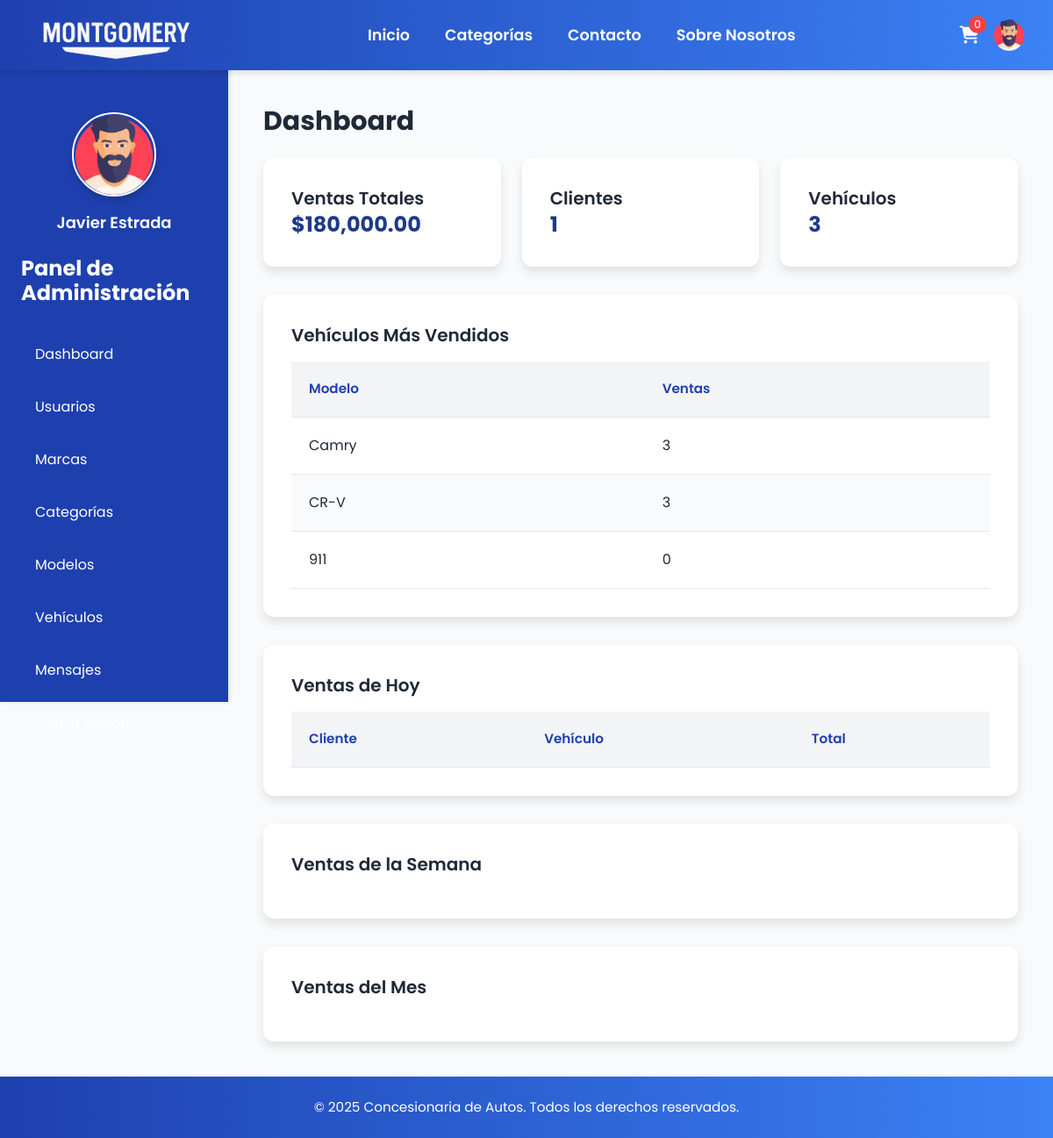
Page /admin/dashboard.php (signed in) on the earlier database version.
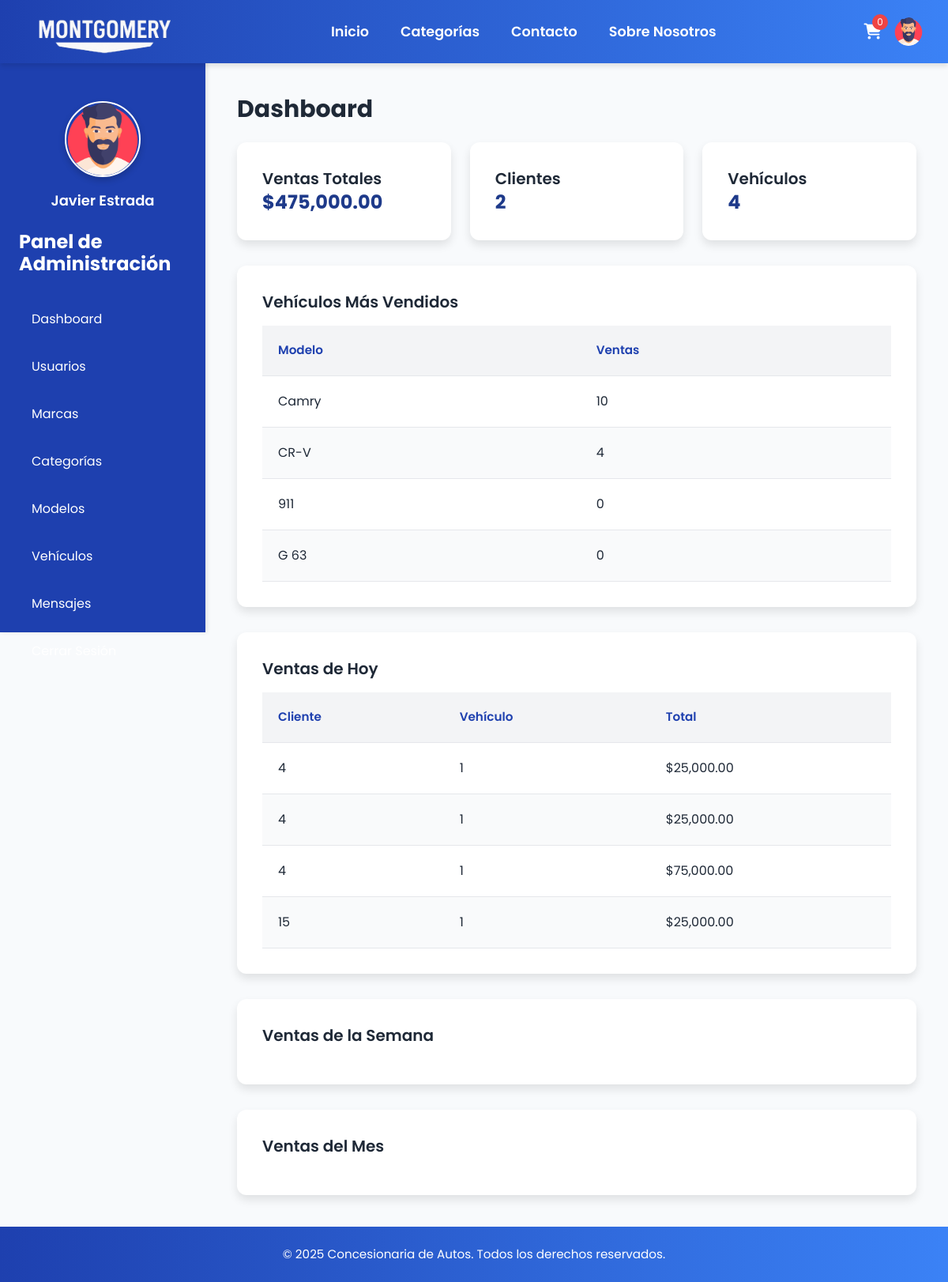
Same page on the later database version.
### tables this page shows
CREATE TABLE `vehicles` (
  `id` int(11) NOT NULL,
  `model_id` int(11) DEFAULT NULL,
  `description` text DEFAULT NULL,
  `price` decimal(10,2) NOT NULL,
  `stock` int(11) NOT NULL,
  `image` varchar(255) DEFAULT NULL,
  `created_at` timestamp NOT NULL DEFAULT current_timestamp(),
  `is_featured` tinyint(1) DEFAULT 0
);

CREATE TABLE `models` (
  `id` int(11) NOT NULL,
  `brand_id` int(11) DEFAULT NULL,
  `name` varchar(50) NOT NULL,
  `category_id` int(11) DEFAULT NULL
);

CREATE TABLE `sales` (
  `id` int(11) NOT NULL,
  `user_id` int(11) DEFAULT NULL,
  `vehicle_id` int(11) DEFAULT NULL,
  `quantity` int(11) NOT NULL,
  `total_price` decimal(10,2) NOT NULL,
  `sale_date` timestamp NOT NULL DEFAULT current_timestamp(),
  `status` varchar(20) DEFAULT 'completed'
);

### admin/dashboard.php (the view, shortened to what this page needs)
<?php
include '../includes/header.php';
$total_sales = $pdo->query("SELECT SUM(total_price) AS total FROM sales")->fetch()['total'];
$total_users = $pdo->query("SELECT COUNT(*) AS count FROM users")->fetch()['count'];
$total_vehicles = $pdo->query("SELECT COUNT(*) AS count FROM vehicles")->fetch()['count'];
$top_vehicles = $pdo->query("SELECT v.*, m.name AS model_name, COUNT(s.id) AS sales_count
                             FROM vehicles v
                             JOIN models m ON v.model_id = m.id
                             LEFT JOIN sales s ON v.id = s.vehicle_id
                             GROUP BY v.id
                             ORDER BY sales_count DESC
                             LIMIT 5")->fetchAll();
$today_sales = $pdo->query("SELECT * FROM sales WHERE DATE(sale_date) = CURDATE()")->fetchAll();
?>
<?php include '../includes/admin_sidebar.php'; ?>
<div class="main-content">
    <h1 class="text-3xl font-bold mb-6">Dashboard</h1>
    <div class="grid grid-cols-1 md:grid-cols-3 gap-6 mb-8">
        <div class="card">
            <h2 class="text-xl font-semibold">Ventas Totales</h2>
            <p class="text-2xl font-bold text-blue-900">$<?php echo number_format($total_sales, 2); ?></p>
        </div>
        <div class="card">
            <h2 class="text-xl font-semibold">Clientes</h2>
            <p class="text-2xl font-bold text-blue-900"><?php echo $total_users; ?></p>
        </div>
        <div class="card">
            <h2 class="text-xl font-semibold">Vehículos</h2>
            <p class="text-2xl font-bold text-blue-900"><?php echo $total_vehicles; ?></p>
        </div>
    </div>
    <div class="table-container mb-8">
        <h2 class="text-xl font-semibold mb-4">Vehículos Más Vendidos</h2>
        <table>
            <thead>
                <tr>
                    <th>Modelo</th>
                    <th>Ventas</th>
                </tr>
            </thead>
            <tbody>
                <?php foreach ($top_vehicles as $vehicle): ?>
                    <tr>
                        <td><?php echo $vehicle['model_name']; ?></td>
                        <td><?php echo $vehicle['sales_count']; ?></td>
                    </tr>
                <?php endforeach; ?>
            </tbody>
        </table>
    </div>
    <div class="table-container mb-8">
        <h2 class="text-xl font-semibold mb-4">Ventas de Hoy</h2>
        <table>
            <thead>
                <tr>
                    <th>Cliente</th>
                    <th>Vehículo</th>
                    <th>Total</th>
                </tr>
            </thead>
            <tbody>
                <?php foreach ($today_sales as $sale): ?>
                    <tr>
                        <td><?php echo $sale['user_id']; ?></td>
                        <td><?php echo $sale['vehicle_id']; ?></td>
                        <td>$<?php echo number_format($sale['total_price'], 2); ?></td>
                    </tr>
                <?php endforeach; ?>
            </tbody>
        </table>
    </div>
    <div class="table-container mb-8">
        <h2 class="text-xl font-semibold mb-4">Ventas de la Semana</h2>
    </div>
    <div class="table-container">
        <h2 class="text-xl font-semibold mb-4">Ventas del Mes</h2>
    </div>
</div>
<?php include '../includes/footer.php'; ?>

Differences in the rows shown:
changed vehicles "Camry": sales_count "3" → "10"
changed vehicles "CR-V": sales_count "3" → "4"
added vehicles: model.name "G 63", sales_count "0"
added sales: user "4", vehicle "1", total_price "25,000.00"
added sales: user "4", vehicle "1", total_price "25,000.00"
added sales: user "4", vehicle "1", total_price "75,000.00"
added sales: user "15", vehicle "1", total_price "25,000.00"
Other differences:
$total_sales: "180,000.00" → "475,000.00"
$total_users: "1" → "2"
$total_vehicles: "3" → "4"
